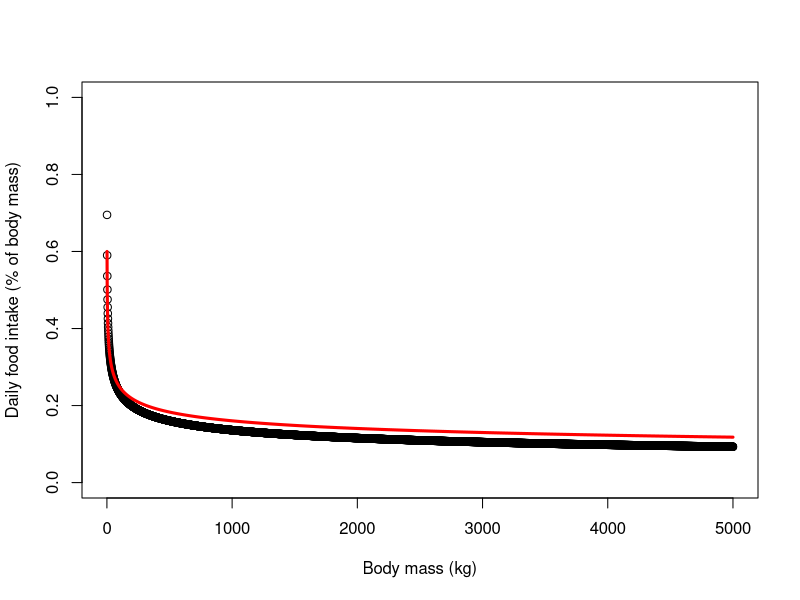
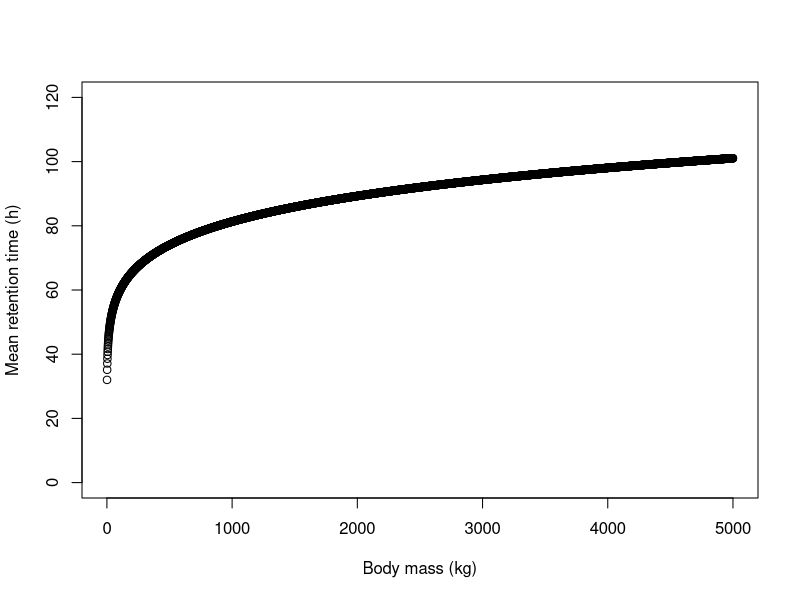
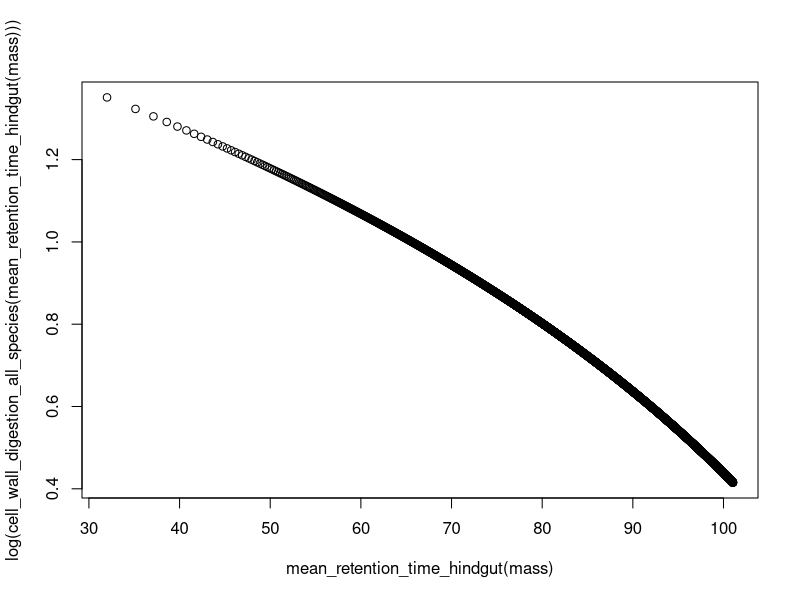

Write R code to recreate these figures, in order.
# Author: Liam Langan
# Herbivory trade-offs

mass <- seq(1, 5000, by=1)
daily_food_intake <- function(mass){0.695*(mass^-0.236)} # Fig. 5.1 Normal Owen Smith
plot(mass, daily_food_intake(mass), ylab="Daily food intake (% of body mass)", xlab="Body mass (kg)", ylim=c(0,1))

daily_food_intake2 <- function(mass){0.6*(mass^-0.191)} # Fig. 5.2 Normal Owen Smith
# plot(mass, daily_food_intake2(mass), ylab="Daily food intake (% of body mass)", xlab="Body mass (kg)", ylim=c(0,1))
lines(mass, daily_food_intake2(mass), col="red", lwd=3)

mean_retention_time_hindgut <- function(mass){32*(mass^0.135)}
plot(mass, mean_retention_time_hindgut(mass), ylab="Mean retention time (h)", xlab="Body mass (kg)", ylim=c(0,120))


cell_wall_digestion_all_species <- function(mean_retention_time_hindgut){ (4.95 - (0.034*mean_retention_time_hindgut))}
plot(mean_retention_time_hindgut(mass), log(cell_wall_digestion_all_species(mean_retention_time_hindgut(mass))))
# not working
